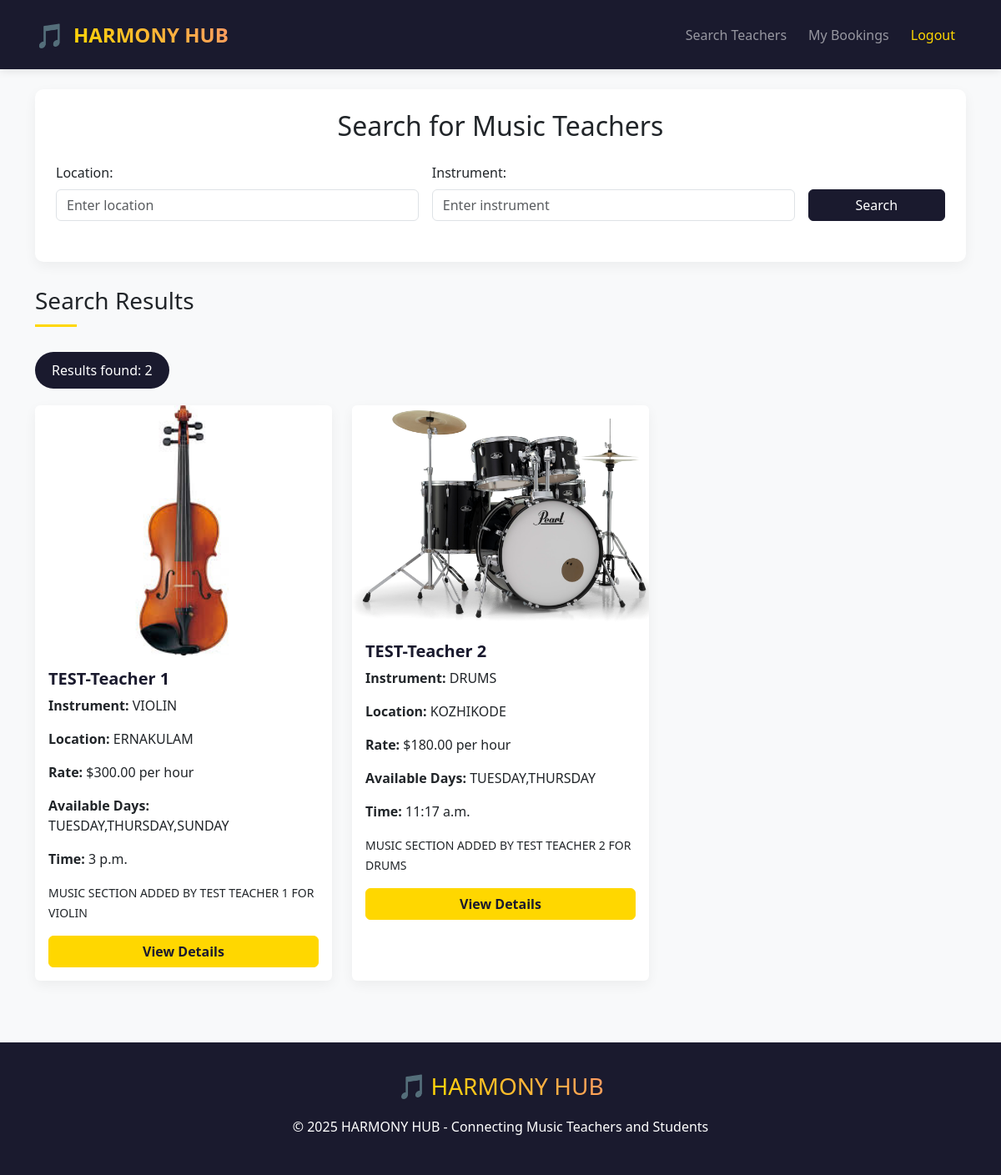
The app's page /Student/search/ with its own data.
### Teacher/models.py (models this page shows)
class MusicSection(models.Model):
    teacher = models.ForeignKey(Teacher, on_delete=models.CASCADE)
    section_name = models.CharField(max_length=255)
    instrument = models.CharField(max_length=100)
    rate_per_hour = models.DecimalField(max_digits=6, decimal_places=2)
    available_days = models.CharField(max_length=255)
    available_time = models.TimeField()
    location = models.CharField(max_length=255, blank=True, null=True)
    section_image = models.ImageField(upload_to='section_images/', blank=True, null=True)
    description = models.TextField(blank=True, null=True)
    is_active = models.BooleanField(default=True)

class Teacher(models.Model):
    name = models.CharField(max_length=150)
    email = models.EmailField(unique=True)
    phone_number = models.CharField(max_length=15)
    id_number = models.CharField(max_length=100, unique=True)
    subjects = models.TextField()
    experience = models.IntegerField()
    teacher_image = models.ImageField(upload_to='teacher_images/', blank=True, null=True)
    teacher_bio = models.TextField(blank=True, null=True)
    address = models.TextField(blank=True, null=True)
    location = models.CharField(max_length=255, blank=True, null=True)
    password = models.CharField(max_length=100)
    date_registered = models.DateTimeField(auto_now_add=True)
    teacher_approved_status = models.IntegerField(default=0)
    average_rating = models.FloatField(default=0.0)

### Student/views.py (the view)
# urls.py: path('search/',views.search_teachers, name='search_teachers'),
def search_teachers(request):
    query = MusicSection.objects.filter(is_active=True)
    location = request.GET.get('location', '').strip()
    instrument = request.GET.get('instrument', '').strip()
    if location:
        query = query.filter(location__icontains=location)
    if instrument:
        query = query.filter(instrument__icontains=instrument)
    print("Search Query Results:", query)
    return render(request, 'Student/Search_teachers.html', {'sections': query, 'location': location, 'instrument': instrument})

### Student/templates/Student/Search_teachers.html (shortened to what this page needs)
<!DOCTYPE html>
<html lang="en">
<head>
    <link href="https://cdn.jsdelivr.net/npm/bootstrap@5.3.0/dist/css/bootstrap.min.css" rel="stylesheet">
</head>
<body>
    <nav class="navbar navbar-expand-lg navbar-dark">
        <div class="container">
            <a class="navbar-brand" href="#">
                <span class="logo-icon">🎵</span>
                <span class="logo-text">HARMONY HUB</span>
            </a>
            <div class="collapse navbar-collapse justify-content-end" id="navbarNav">
                <ul class="navbar-nav">
                    <li class="nav-item">
                        <a class="nav-link" href="{% url 'Student:search_teachers'%}">Search Teachers</a>
                    </li>
                    <li class="nav-item">
                        <a class="nav-link" href="{% url 'Student:student_bookings'%}">My Bookings</a>
                    </li>
                    <li class="nav-item">
                        <a class="nav-link logout-link" href="{% url 'Student:login'%}">Logout</a>
                    </li>
                </ul>
            </div>
        </div>
    </nav>
<br>
    <div class="container">
        <div class="search-form">
            <h2 class="mb-4 text-center">Search for Music Teachers</h2>
            <form method="GET" action="" class="mb-4">
                <div class="row g-3">
                    <div class="col-md-5">
                        <label class="form-label">Location:</label>
                        <input type="text" name="location" value="{{ location }}" placeholder="Enter location" class="form-control">
                    </div>
                    <div class="col-md-5">
                        <label class="form-label">Instrument:</label>
                        <input type="text" name="instrument" value="{{ instrument }}" placeholder="Enter instrument" class="form-control">
                    </div>
                    <div class="col-md-2 d-flex align-items-end">
                        <button type="submit" class="btn btn-primary w-100">Search</button>
                    </div>
                </div>
            </form>
        </div>
        <h3 class="section-title">Search Results</h3>
        {% if sections %}
            <div class="results-info">
                 Results found: {{ sections|length }}
            </div>
            <div class="row">
                {% for section in sections %}
                    <div class="col-md-4 mb-4">
                        <div class="card h-100">
                            <img src="{{ section.section_image.url }}" class="card-img-top" alt="Section Image" style="width: 100%; height: auto; object-fit: contain; max-height: 300px;" >                            <div class="card-body">
                                <h5 class="card-title">{{ section.teacher.name }}</h5>
                                <div class="teacher-details">
                                    <p class="card-text"><strong>Instrument:</strong> {{ section.instrument }}</p>
                                    <p class="card-text"><strong>Location:</strong> {{ section.location }}</p>
                                    <p class="card-text"><strong>Rate:</strong> ${{ section.rate_per_hour }} per hour</p>
                                    <p class="card-text"><strong>Available Days:</strong> {{ section.available_days }}</p>
                                    <p class="card-text"><strong>Time:</strong> {{ section.available_time }}</p>
                                    <p class="card-text"><small>{{ section.description }}</small></p>
                                </div>
                                <a href="{% url 'Student:section_detail' section.id %}" class="btn btn-accent w-100 mt-3">View Details</a>
                            </div>
                        </div>
                    </div>
                {% endfor %}
            </div>
        {% endif %}
    </div>
    <footer class="text-center">
        <div class="container">
            <div class="mb-3">
                <span class="logo-icon">🎵</span>
                <span class="h3" style="background: linear-gradient(45deg, #FFD700, #ff9966); -webkit-background-clip: text; -webkit-text-fill-color: transparent;">HARMONY HUB</span>
            </div>
            <p>&copy; 2025 HARMONY HUB - Connecting Music Teachers and Students</p>
        </div>
    </footer>
</body>
</html>

### Student/templates/Student/Search_teachers.html (style rules this page uses)
:root { --primary-color: #1a1a2e; --accent-color: #FFD700; --light-bg: #f8f9fa; --card-hover: rgba(0,0,0,0.05); }
body { background-color: var(--light-bg); font-family: 'Segoe UI', Tahoma, Geneva, Verdana, sans-serif; }
.navbar { background-color: var(--primary-color); box-shadow: 0 2px 10px rgba(0,0,0,0.1); padding: 15px 0; }
.navbar-brand { display: flex; align-items: center; gap: 10px; }
.navbar-brand .logo-text { font-size: 1.5rem; font-weight: bold; background: linear-gradient(45deg, #FFD700, #ff9966); -webkit-background-clip: text; -webkit-text-fill-color: transparent; margin: 0; }
.logo-icon { font-size: 1.8rem; }
.navbar-nav .nav-link { padding: 8px 15px; margin: 0 5px; border-radius: 4px; transition: all 0.3s ease; }
.logout-link { color: var(--accent-color) !important; font-weight: 500; }
.search-form { background-color: white; padding: 25px; border-radius: 10px; box-shadow: 0 5px 15px rgba(0,0,0,0.05); margin-bottom: 30px; }
.btn-primary { background-color: var(--primary-color); border-color: var(--primary-color); transition: all 0.3s ease; }
.btn-accent { background-color: var(--accent-color); border-color: var(--accent-color); color: var(--primary-color); font-weight: 600; }
.card { transition: all 0.3s ease; border: none; box-shadow: 0 5px 15px rgba(0,0,0,0.05); overflow: hidden; }
.card-title { color: var(--primary-color); font-weight: 600; }
.card-img-top { transition: all 0.5s ease; }
.results-info { background-color: var(--primary-color); color: white; padding: 10px 20px; border-radius: 30px; display: inline-block; margin-bottom: 20px; }
.section-title { position: relative; padding-bottom: 15px; margin-bottom: 30px; }
.section-title::after { content: ''; position: absolute; bottom: 0; left: 0; width: 50px; height: 3px; background-color: var(--accent-color); }
footer { background-color: var(--primary-color); color: white; padding: 30px 0; margin-top: 50px; }

### records on screen
MusicSection: section_image (picture), teacher.name "TEST-Teacher 1", instrument "VIOLIN", location "ERNAKULAM", rate_per_hour "300.00", available_days "TUESDAY,THURSDAY,SUNDAY", available_time "3 p.m.", description "MUSIC SECTION ADDED BY TEST TEACHER 1 FOR VIOLIN"
MusicSection: section_image (picture), teacher.name "TEST-Teacher 2", instrument "DRUMS", location "KOZHIKODE", rate_per_hour "180.00", available_days "TUESDAY,THURSDAY", available_time "11:17 a.m.", description "MUSIC SECTION ADDED BY TEST TEACHER 2 FOR DRUMS"

### other values on screen
{{ sections|length }} "2"
